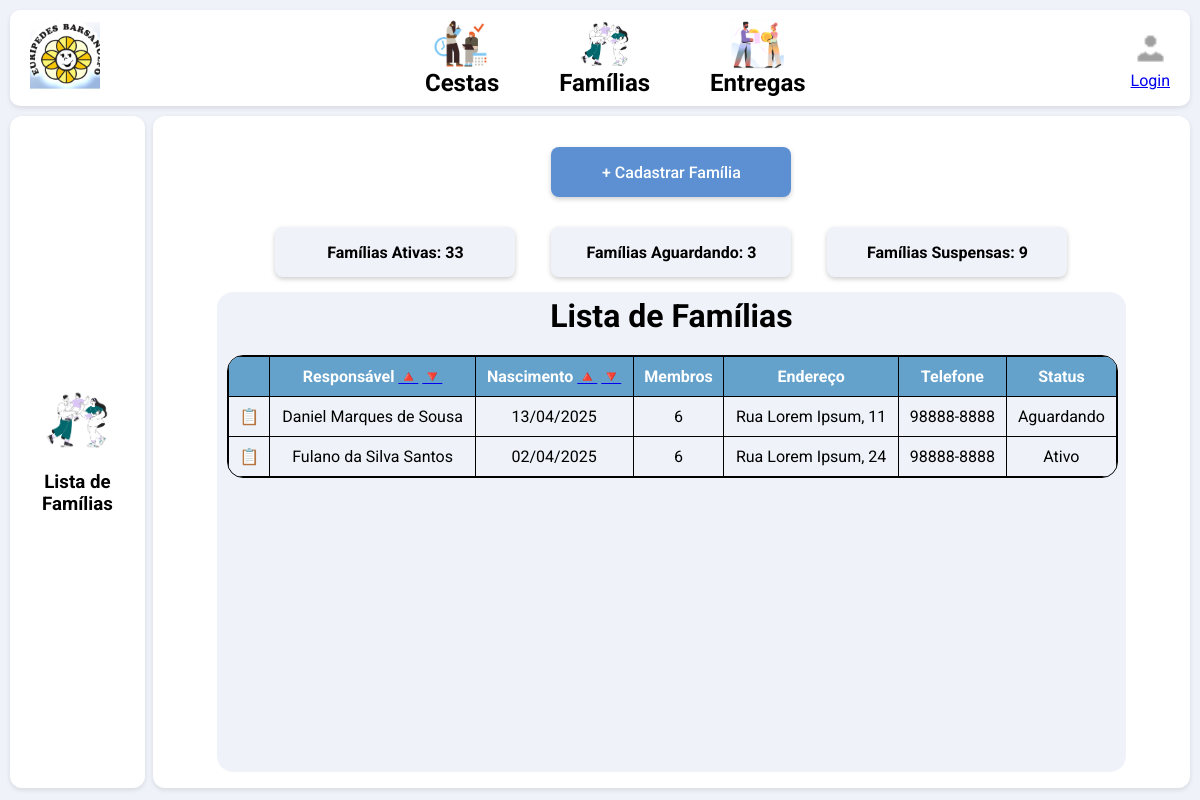
Screenshot of /cadastro/lista_familias/ with the database file from the repository.
### website/models.py (models this page shows, shortened)
class Familia(models.Model):
    data_entrevista = models.DateField()
    nome = models.CharField(max_length=50)
    rg = models.CharField(max_length=12)
    cpf = models.CharField(max_length=14)
    data_nascimento = models.DateField()
    receita_apro = models.DecimalField(max_digits=10, decimal_places=2, null=True, blank=True)
    despesa_apro = models.DecimalField(max_digits=10, decimal_places=2, null=True, blank=True)
    endereco = models.CharField(max_length=50)
    bairro = models.CharField(max_length=50, null=True, blank=True)
    cidade = models.CharField(max_length=50, null=True, blank=True)
    cep = models.CharField(max_length=9, null=True, blank=True)
    ponto_referencia = models.CharField(max_length=50, null=True, blank=True)
    complemento = models.CharField(max_length=50, null=True, blank=True)
    status_atendimento = models.CharField(max_length=20)
    inicio_atendimento = models.DateField(null=True, blank=True)
    termino_atendimento = models.DateField(null=True, blank=True)
    lixo = models.CharField(max_length=50, null=True, blank=True)
    limpeza_casa = models.CharField(max_length=50, null=True, blank=True)
    obs_limpeza = models.CharField(max_length=2000, null=True, blank=True)
    agua = models.CharField(max_length=50, null=True, blank=True)
    esgoto = models.CharField(max_length=50, null=True, blank=True)
    obs_esgoto = models.CharField(max_length=2000, null=True, blank=True)
    tipo_moradia= models.CharField(max_length=20, null=True, blank=True)
    num_comodo = models.IntegerField(null=True, blank=True)
    num_moradores = models.IntegerField(null=True, blank=True)
    banheiro = models.CharField(max_length=10, null=True, blank=True)
    construcao = models.CharField(max_length=50, null=True, blank=True)
    televisor = models.BooleanField(null=True, blank=True)
    geladeira = models.BooleanField(null=True, blank=True)
    celular_smartphone_tablet = models.BooleanField(null=True, blank=True)
    aparelho_som = models.BooleanField(null=True, blank=True)
    maquina_lavar = models.BooleanField(null=True, blank=True)
    carro_moto = models.BooleanField(null=True, blank=True)
    dvd = models.BooleanField(null=True, blank=True)
    computador_notebook = models.BooleanField(null=True, blank=True)
    telefone_internet = models.BooleanField(null=True, blank=True)
    obs_gerais = models.TextField(max_length=2000, null=True, blank=True)

### website/views.py (the view)
# urls.py: path("cadastro/lista_familias/", lista_familias, name="lista_familias"),
def lista_familias(request):
    order_field = request.GET.get('order_by', 'nome')
    valid_fields = ['nome', 'data_nascimento', '-nome', '-data_nascimento']
    if order_field not in valid_fields:
        order_field = 'nome'
    dados_familia = Familia.objects.all().order_by(order_field)
    context = {
        'dados_familia': dados_familia,
        'range': range(20)
    }
    return render(request, "lista_familias.html", context)

### website/templates/lista_familias.html (shortened to what this page needs)
{% load static %}
<!DOCTYPE html>
<html lang="en">
<head>
    <link rel="stylesheet" href="{% static 'css/daniel.css' %}" typer="css">
</head>
<body>
{% include 'includes/nav.html' %}
<div class="main-container">
    <div class="left-column">
        <div class="left-column-content">
        <img src="{% static 'img/familia.png' %}" alt="Example" />
        <h3>Lista de Famílias</h3>
        </div>
    </div>
    <div class="right-column">
        <div class="right-column-content">
            <div class="right-column-buttons-1">
                <div class="buttons-1-row">
                    <div class="button-register-1">
                        + Cadastrar Família
                    </div>
                </div>
                <div class="buttons-1-row">
                    <div class="button-info-1">
                        Famílias Ativas: 33
                    </div>
                    <div class="button-info-1">
                        Famílias Aguardando: 3
                    </div>
                    <div class="button-info-1">
                        Famílias Suspensas: 9
                    </div>
                </div>
            </div>
            <div class="right-column-list-1">
            <h1>Lista de Famílias</h1>
            <div class="table-container">
                <table>
                <thead>
                    <tr>
                    <th></th>
                    <th>Responsável <a href="?order_by=nome">🔺</a> <a href="?order_by=-nome">🔻</a></th>
                    <th>Nascimento <a href="?order_by=data_nascimento">🔺</a> <a href="?order_by=-data_nascimento">🔻</a></th>
                    <th>Membros</th>
                    <th>Endereço</th>
                    <th>Telefone</th>
                    <th>Status</th>
                    </tr>
                </thead>
                <tbody>
                    {% for registro in dados_familia %}
                    <tr>
                    <td>📋</td>
                    <td>{{ registro.nome }}</td>
                    <td>{{ registro.data_nascimento|date:"d/m/Y" }}</td>
                    <td>6</td>
                    <td>{{ registro.endereco }}</td>
                    <td>98888-8888</td>
                    <td>{{ registro.status_atendimento }}</td>
                    </tr>
                    {% endfor %}
                </tbody>
                </table>
            </div>
            </div>
        </div>
    </div>
</div>
</body>
</html>

### static/css/daniel.css (style rules this page uses)
* { margin: 0; padding: 0; box-sizing: border-box; font-family: 'Roboto', sans-serif; }
body { background: #EFF3F9; flex-direction: column; }
h1 { margin: 5px; }
.main-container { display: flex; gap: 0.5rem; height: 84vh; box-sizing: border-box; margin: 10px; }
.left-column { flex: 0.25; box-shadow: 0 2px 5px rgba(0,0,0,0.1); background-color: #fff; border-radius: 12px; align-content: center; }
.left-column-content { padding: 2rem; text-align: center; }
.left-column-content img { display: inline-block; max-width: 100%; height: auto; border-radius: 8px; margin-bottom: 1rem; }
.right-column { flex: 2; background-color: #ffffff; padding: 1rem; border-radius: 12px; box-shadow: 0 2px 5px rgba(0,0,0,0.1); display: flex; flex-direction: column; overflow: auto; }
.right-column-content { padding-right: 3rem; padding-left: 3rem; text-align: center; flex-direction: column; height: 100%; width: 100%; flex: 1; display: flex; }
.right-column-buttons-1 { flex: 0.25; display: flex; flex-direction: column; height: 100%; }
.buttons-1-row { flex: 1; display: flex; align-items: center; justify-content: center; height: 100%; gap: 3vw; }
.button-register-1 { display: inline-block; background-color: #5C90D2; color: #ffffff; width: 240px; height: 50px; border: none; border-radius: 8px; font-size: 16px; font-weight: 500; text-decoration: none; align-content: center; cursor: pointer; text-align: center; transition: background-color 0.3s ease, box-shadow 0.3s ease; box-shadow: 0 2px 5px rgba(0, 0, 0, 0.2); }
.button-info-1 { display: inline-block; background-color: #EFF3F9; color: #000000; width: 240px; height: 50px; border: none; border-radius: 8px; font-size: 16px; font-weight: 500; text-decoration: none; align-content: center; cursor: pointer; text-align: center; transition: background-color 0.3s ease, box-shadow 0.3s ease; box-shadow: 0 2px 5px rgba(0, 0, 0, 0.2); font-weight: bold; }
.right-column-list-1 { flex: 0.75; border-radius: 16px; background-color: #EFF3F9; }
.table-container { width: 98%; max-height: 500px; overflow: auto; border: 1px solid #000; margin-top: 20px; margin-left: 10px; margin-right: 10px; border-radius: 16px; }
table { width: 100%; border-collapse: collapse; }
table th, table td { border: 1px solid #000; padding: 10px; text-align: center; }
table th { background-color: rgb(100, 162, 204); color: white; font-weight: bold; position: sticky; top: 0; z-index: 2; }

### rows the page displays
Familia: nome "Daniel Marques de Sousa", data_nascimento "13/04/2025", endereco "Rua Lorem Ipsum, 11", status_atendimento "Aguardando"
Familia: nome "Fulano da Silva Santos", data_nascimento "02/04/2025", endereco "Rua Lorem Ipsum, 24", status_atendimento "Ativo"
